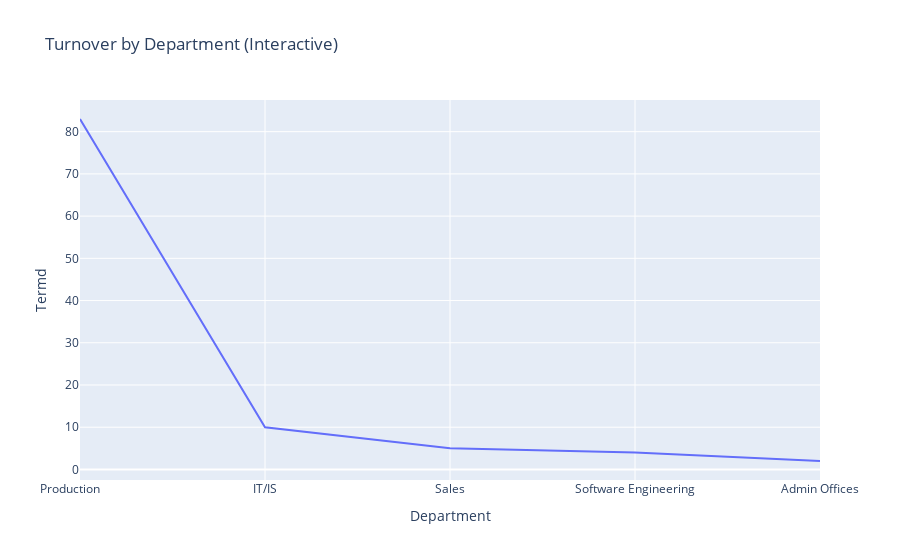

Notebook code cell kept with this figure:
### Code cell
# Interactive Turnover Trend
turnover_trend = df.groupby('Department')['Termd'].sum().reset_index()

# Sort by 'Terminated' employees
turnover_trend = turnover_trend.sort_values(by='Termd', ascending=False)

# Create an interactive line chart:
fig = px.line(turnover_trend, x='Department', y='Termd', title="Turnover by Department (Interactive)")
fig.show()

### Figure 1 — Plotly figure (JSON) as saved in the notebook; plotly's stock layout.template omitted (floating-point values rounded to 4 significant figures)
{"data": [{"hovertemplate": "Department=%{x}<br>Termd=%{y}<extra></extra>", "legendgroup": "", "line": {"color": "#636efa", "dash": "solid"}, "marker": {"symbol": "circle"}, "mode": "lines", "name": "", "orientation": "v", "showlegend": false, "type": "scatter", "x": ["Production       ", "IT/IS", "Sales", "Software Engineering", "Admin Offices"], "xaxis": "x", "y": [83, 10, 5, 4, 2], "yaxis": "y"}], "layout": {"legend": {"tracegroupgap": 0}, "title": {"text": "Turnover by Department (Interactive)"}, "xaxis": {"anchor": "y", "domain": [0, 1], "title": {"text": "Department"}}, "yaxis": {"anchor": "x", "domain": [0, 1], "title": {"text": "Termd"}}}}
